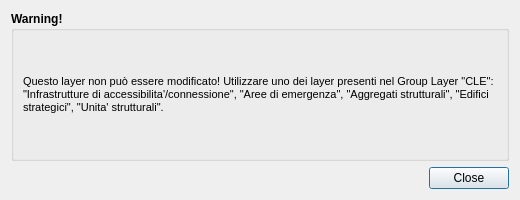
<?xml version="1.0" encoding="UTF-8"?>
<ui version="4.0">
 <class>no_edit</class>
 <widget class="QDialog" name="no_edit">
  <property name="geometry">
   <rect>
    <x>0</x>
    <y>0</y>
    <width>520</width>
    <height>200</height>
   </rect>
  </property>
  <property name="sizePolicy">
   <sizepolicy hsizetype="Fixed" vsizetype="Fixed">
    <horstretch>0</horstretch>
    <verstretch>0</verstretch>
   </sizepolicy>
  </property>
  <property name="minimumSize">
   <size>
    <width>520</width>
    <height>200</height>
   </size>
  </property>
  <property name="maximumSize">
   <size>
    <width>1500</width>
    <height>1500</height>
   </size>
  </property>
  <property name="windowTitle">
   <string>Warning!</string>
  </property>
  <property name="modal">
   <bool>true</bool>
  </property>
  <layout class="QVBoxLayout" name="verticalLayout">
   <item>
    <widget class="QGroupBox" name="groupBox_2">
     <property name="sizePolicy">
      <sizepolicy hsizetype="Expanding" vsizetype="Expanding">
       <horstretch>0</horstretch>
       <verstretch>0</verstretch>
      </sizepolicy>
     </property>
     <property name="minimumSize">
      <size>
       <width>0</width>
       <height>0</height>
      </size>
     </property>
     <property name="font">
      <font>
       <weight>75</weight>
       <bold>true</bold>
      </font>
     </property>
     <property name="title">
      <string>Warning!</string>
     </property>
     <layout class="QGridLayout" name="gridLayout">
      <item row="0" column="0">
       <widget class="QLabel" name="alert_text">
        <property name="sizePolicy">
         <sizepolicy hsizetype="Expanding" vsizetype="Expanding">
          <horstretch>0</horstretch>
          <verstretch>0</verstretch>
         </sizepolicy>
        </property>
        <property name="font">
         <font>
          <pointsize>10</pointsize>
          <weight>50</weight>
          <bold>false</bold>
         </font>
        </property>
        <property name="text">
         <string>&lt;html&gt;&lt;head/&gt;&lt;body&gt;&lt;p&gt;&lt;span style=&quot; font-size:8pt;&quot;&gt;Questo layer non può essere modificato! Utilizzare uno dei layer presenti nel Group Layer &amp;quot;CLE&amp;quot;: &amp;quot;Infrastrutture di accessibilita'/connessione&amp;quot;, &amp;quot;Aree di emergenza&amp;quot;, &amp;quot;Aggregati strutturali&amp;quot;, &amp;quot;Edifici strategici&amp;quot;, &amp;quot;Unita' strutturali&amp;quot;.&lt;/span&gt;&lt;/p&gt;&lt;/body&gt;&lt;/html&gt;</string>
        </property>
        <property name="textFormat">
         <enum>Qt::RichText</enum>
        </property>
        <property name="alignment">
         <set>Qt::AlignLeading|Qt::AlignLeft|Qt::AlignVCenter</set>
        </property>
        <property name="wordWrap">
         <bool>true</bool>
        </property>
       </widget>
      </item>
     </layout>
    </widget>
   </item>
   <item>
    <layout class="QHBoxLayout" name="horizontalLayout">
     <item>
      <widget class="QLabel" name="cnr">
       <property name="sizePolicy">
        <sizepolicy hsizetype="Preferred" vsizetype="Fixed">
         <horstretch>0</horstretch>
         <verstretch>0</verstretch>
        </sizepolicy>
       </property>
       <property name="maximumSize">
        <size>
         <width>84</width>
         <height>61</height>
        </size>
       </property>
       <property name="text">
        <string/>
       </property>
       <property name="pixmap">
        <pixmap>../loghi/logo-cnr.png</pixmap>
       </property>
       <property name="scaledContents">
        <bool>true</bool>
       </property>
      </widget>
     </item>
     <item>
      <widget class="QLabel" name="igag">
       <property name="sizePolicy">
        <sizepolicy hsizetype="Preferred" vsizetype="Fixed">
         <horstretch>0</horstretch>
         <verstretch>0</verstretch>
        </sizepolicy>
       </property>
       <property name="maximumSize">
        <size>
         <width>90</width>
         <height>62</height>
        </size>
       </property>
       <property name="text">
        <string/>
       </property>
       <property name="pixmap">
        <pixmap>../loghi/logo-igag.png</pixmap>
       </property>
       <property name="scaledContents">
        <bool>true</bool>
       </property>
      </widget>
     </item>
     <item>
      <spacer name="horizontalSpacer">
       <property name="orientation">
        <enum>Qt::Horizontal</enum>
       </property>
       <property name="sizeHint" stdset="0">
        <size>
         <width>40</width>
         <height>20</height>
        </size>
       </property>
      </spacer>
     </item>
     <item>
      <widget class="QDialogButtonBox" name="buttonBox">
       <property name="sizePolicy">
        <sizepolicy hsizetype="Fixed" vsizetype="Fixed">
         <horstretch>0</horstretch>
         <verstretch>0</verstretch>
        </sizepolicy>
       </property>
       <property name="minimumSize">
        <size>
         <width>0</width>
         <height>0</height>
        </size>
       </property>
       <property name="cursor">
        <cursorShape>PointingHandCursor</cursorShape>
       </property>
       <property name="orientation">
        <enum>Qt::Vertical</enum>
       </property>
       <property name="standardButtons">
        <set>QDialogButtonBox::Close</set>
       </property>
       <property name="centerButtons">
        <bool>true</bool>
       </property>
      </widget>
     </item>
    </layout>
   </item>
  </layout>
 </widget>
 <resources/>
 <connections/>
</ui>
